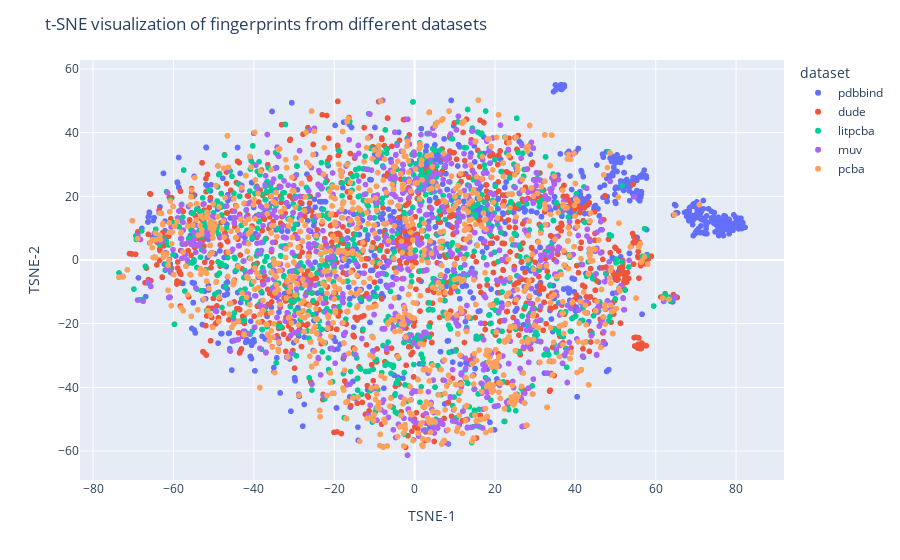

Notebook source saved alongside this figure:
### Code cell
X = np.vstack((pdbbind_set, dude_set, litpcba_set, muv_set, pcba_set))
tsne = TSNE(n_components=2, random_state=0)
X_2d = tsne.fit_transform(X)

df = pd.DataFrame(X_2d, columns=["TSNE-1", "TSNE-2"])
df["index"] = np.concatenate(
    [pdbbind_indices, dude_indices, litpcba_indices, muv_indices, pcba_indices]
)
df["src"] = np.concatenate(
    [pdbbind_sources, dude_sources, litpcba_sources, muv_sources, pcba_sources]
)
df["dataset"] = (
    ["pdbbind"] * SET_SIZE
    + ["dude"] * SET_SIZE
    + ["litpcba"] * SET_SIZE
    + ["muv"] * SET_SIZE
    + ["pcba"] * SET_SIZE
)

fig = px.scatter(
    df, x="TSNE-1", y="TSNE-2", color="dataset", hover_data=["index", "src"]
)
fig.update_layout(
    title_text="t-SNE visualization of fingerprints from different datasets"
)
fig.show()

### Figure 1 — Plotly figure (JSON) as saved in the notebook; plotly's stock layout.template omitted (floating-point values rounded to 4 significant figures; data arrays with more than 128 entries replaced by an {"elided": "..."} marker saying what was removed)
{"data": [{"customdata": {"elided": "1000x2 mixed values"}, "hovertemplate": "dataset=pdbbind<br>TSNE-1=%{x}<br>TSNE-2=%{y}<br>index=%{customdata[0]}<br>src=%{customdata[1]}<extra></extra>", "legendgroup": "pdbbind", "marker": {"color": "#636efa", "symbol": "circle"}, "mode": "markers", "name": "pdbbind", "showlegend": true, "type": "scattergl", "x": {"elided": "1000 float values"}, "xaxis": "x", "y": {"elided": "1000 float values"}, "yaxis": "y"}, {"customdata": {"elided": "1000x2 mixed values"}, "hovertemplate": "dataset=dude<br>TSNE-1=%{x}<br>TSNE-2=%{y}<br>index=%{customdata[0]}<br>src=%{customdata[1]}<extra></extra>", "legendgroup": "dude", "marker": {"color": "#EF553B", "symbol": "circle"}, "mode": "markers", "name": "dude", "showlegend": true, "type": "scattergl", "x": {"elided": "1000 float values"}, "xaxis": "x", "y": {"elided": "1000 float values"}, "yaxis": "y"}, {"customdata": {"elided": "1000x2 mixed values"}, "hovertemplate": "dataset=litpcba<br>TSNE-1=%{x}<br>TSNE-2=%{y}<br>index=%{customdata[0]}<br>src=%{customdata[1]}<extra></extra>", "legendgroup": "litpcba", "marker": {"color": "#00cc96", "symbol": "circle"}, "mode": "markers", "name": "litpcba", "showlegend": true, "type": "scattergl", "x": {"elided": "1000 float values"}, "xaxis": "x", "y": {"elided": "1000 float values"}, "yaxis": "y"}, {"customdata": {"elided": "1000x2 mixed values"}, "hovertemplate": "dataset=muv<br>TSNE-1=%{x}<br>TSNE-2=%{y}<br>index=%{customdata[0]}<br>src=%{customdata[1]}<extra></extra>", "legendgroup": "muv", "marker": {"color": "#ab63fa", "symbol": "circle"}, "mode": "markers", "name": "muv", "showlegend": true, "type": "scattergl", "x": {"elided": "1000 float values"}, "xaxis": "x", "y": {"elided": "1000 float values"}, "yaxis": "y"}, {"customdata": {"elided": "1000x2 mixed values"}, "hovertemplate": "dataset=pcba<br>TSNE-1=%{x}<br>TSNE-2=%{y}<br>index=%{customdata[0]}<br>src=%{customdata[1]}<extra></extra>", "legendgroup": "pcba", "marker": {"color": "#FFA15A", "symbol": "circle"}, "mode": "markers", "name": "pcba", "showlegend": true, "type": "scattergl", "x": {"elided": "1000 float values"}, "xaxis": "x", "y": {"elided": "1000 float values"}, "yaxis": "y"}], "layout": {"legend": {"title": {"text": "dataset"}, "tracegroupgap": 0}, "margin": {"t": 60}, "title": {"text": "t-SNE visualization of fingerprints from different datasets"}, "xaxis": {"anchor": "y", "domain": [0, 1], "title": {"text": "TSNE-1"}}, "yaxis": {"anchor": "x", "domain": [0, 1], "title": {"text": "TSNE-2"}}}}
